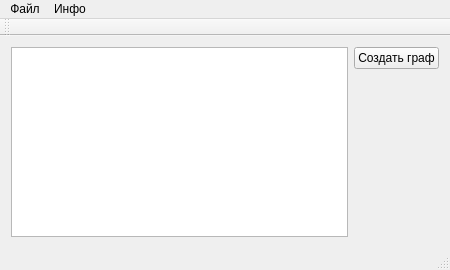
<?xml version="1.0" encoding="UTF-8"?>
<ui version="4.0">
 <class>MainWindow</class>
 <widget class="QMainWindow" name="MainWindow">
  <property name="geometry">
   <rect>
    <x>0</x>
    <y>0</y>
    <width>450</width>
    <height>270</height>
   </rect>
  </property>
  <property name="sizePolicy">
   <sizepolicy hsizetype="Fixed" vsizetype="Fixed">
    <horstretch>0</horstretch>
    <verstretch>0</verstretch>
   </sizepolicy>
  </property>
  <property name="windowTitle">
   <string>MainWindow</string>
  </property>
  <widget class="QWidget" name="centralWidget">
   <layout class="QGridLayout" name="gridLayout">
    <item row="0" column="0" rowspan="2">
     <widget class="QTextEdit" name="input">
      <property name="sizePolicy">
       <sizepolicy hsizetype="Expanding" vsizetype="Expanding">
        <horstretch>0</horstretch>
        <verstretch>0</verstretch>
       </sizepolicy>
      </property>
     </widget>
    </item>
    <item row="0" column="1">
     <widget class="QPushButton" name="show_tree">
      <property name="text">
       <string>Создать граф</string>
      </property>
     </widget>
    </item>
   </layout>
  </widget>
  <widget class="QMenuBar" name="menuBar">
   <property name="geometry">
    <rect>
     <x>0</x>
     <y>0</y>
     <width>450</width>
     <height>21</height>
    </rect>
   </property>
   <widget class="QMenu" name="menu">
    <property name="title">
     <string>Файл</string>
    </property>
    <addaction name="action"/>
    <addaction name="action_3"/>
   </widget>
   <widget class="QMenu" name="menu_2">
    <property name="title">
     <string>Инфо</string>
    </property>
    <addaction name="action_2"/>
   </widget>
   <addaction name="menu"/>
   <addaction name="menu_2"/>
  </widget>
  <widget class="QToolBar" name="mainToolBar">
   <attribute name="toolBarArea">
    <enum>TopToolBarArea</enum>
   </attribute>
   <attribute name="toolBarBreak">
    <bool>false</bool>
   </attribute>
  </widget>
  <widget class="QStatusBar" name="statusBar"/>
  <action name="action">
   <property name="text">
    <string>Открыть</string>
   </property>
  </action>
  <action name="action_2">
   <property name="text">
    <string>Синтаксис</string>
   </property>
  </action>
  <action name="action_3">
   <property name="text">
    <string>Сохранить</string>
   </property>
  </action>
 </widget>
 <layoutdefault spacing="6" margin="11"/>
 <resources/>
 <connections/>
</ui>
